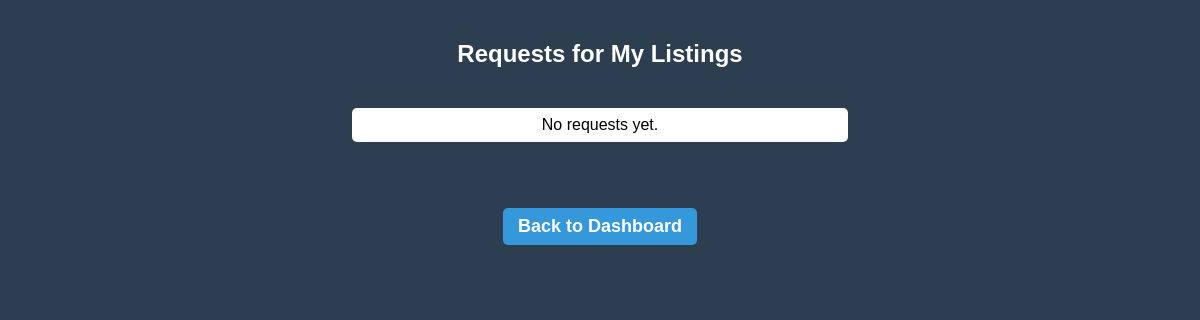
Page /my_listings (signed in) on the earlier database version.
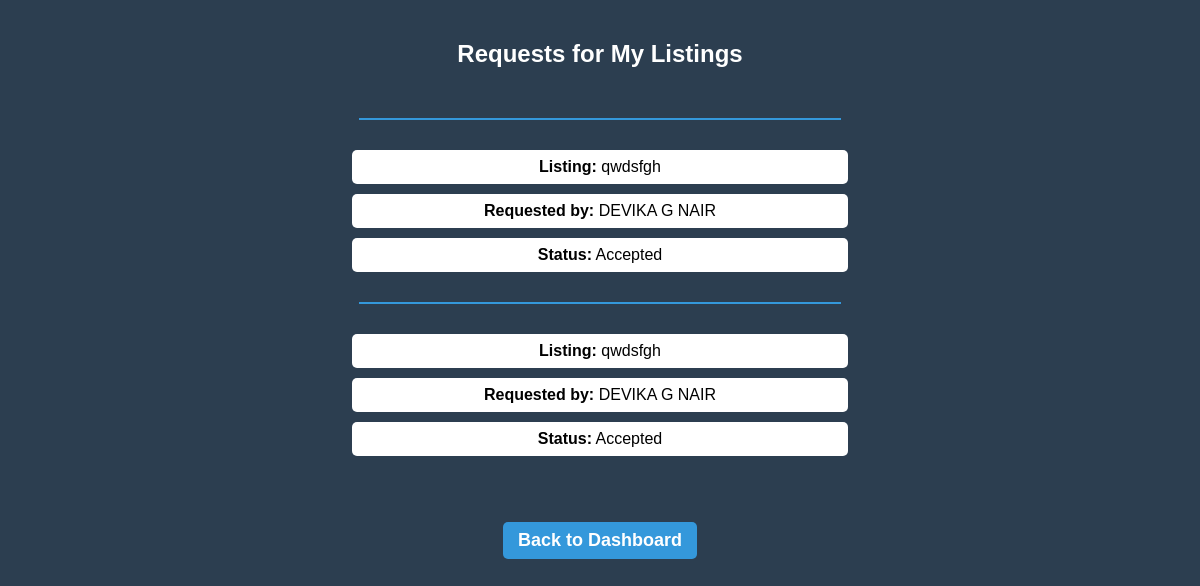
Same page on the later database version.
### tables this page shows
CREATE TABLE requests (
            id INTEGER PRIMARY KEY AUTOINCREMENT,
            listing_id INTEGER,
            requester_id INTEGER,
            start_date TEXT,
            end_date TEXT,
            status TEXT DEFAULT 'Pending',
            returned INTEGER DEFAULT 0
        );

CREATE TABLE listings (
            id INTEGER PRIMARY KEY AUTOINCREMENT,
            title TEXT,
            description TEXT,
            type TEXT,
            price INTEGER,
            owner_id INTEGER,
            available INTEGER DEFAULT 1,
            available_from TEXT,
            available_to TEXT
        );

CREATE TABLE users (
            id INTEGER PRIMARY KEY AUTOINCREMENT,
            username TEXT UNIQUE,
            password TEXT,
            credits INTEGER DEFAULT 10
        );

### app.py (the view)
@app.route("/my_listings")
def my_listings():
    if "user_id" not in session:
        return redirect("/login")
    conn = sqlite3.connect("database.db")
    c = conn.cursor()
    c.execute("""
    SELECT
        requests.id,
        listings.title,
        users.username,
        requests.status
    FROM requests
    JOIN listings ON requests.listing_id = listings.id
    JOIN users ON requests.requester_id = users.id
    WHERE listings.owner_id = ?
""", (session["user_id"],))
    requests_data = c.fetchall()
    conn.close()
    return render_template("my_listings.html",
                           requests=requests_data)

### templates/my_listings.html (shortened to what this page needs)
<!DOCTYPE html>
<html>
<head>
    <link rel="stylesheet" href="{{ url_for('static', filename='style.css') }}">
</head>
<body>
<h2>Requests for My Listings</h2>
{% if requests %}
    {% for req in requests %}
        <hr>
        <p><strong>Listing:</strong> {{ req[1] }}</p>
        <p><strong>Requested by:</strong> {{ req[2] }}</p>
        <p><strong>Status:</strong> {{ req[3] }}</p>
    {% endfor %}
{% else %}
    <p>No requests yet.</p>
{% endif %}
<br><br>
<a href="/dashboard">Back to Dashboard</a>
</body>
</html>

### static/style.css (style rules this page uses)
body { margin: 0; background-color: #2c3e50; font-family: Arial, sans-serif; }
a { display: block; margin: 15px 0; font-size: 18px; text-decoration: none; color: #f1f4f6; text-align: center; }
body { margin: 0; background-color: #2c3e50; font-family: Arial, sans-serif; text-align: center; }
h2 { color: white; padding: 20px; }
hr { width: 60%; margin: 30px auto; border: 1px solid #3498db; }
h3, p, form { width: 60%; margin: 10px auto; }
a { color: #3498db; font-weight: bold; text-decoration: none; }
p { width: 60%; margin: 10px auto; background: white; padding: 8px; border-radius: 5px; }
a { display: inline-block; margin: 10px 10px; padding: 8px 15px; background-color: #3498db; color: white; text-decoration: none; border-radius: 5px; }
hr { width: 35%; margin: 30px auto; border: 1px solid #3498db; }
p { width:35%; margin: 10px auto; background: white; padding: 8px; border-radius: 5px; }
a { display: inline-block; margin: 20px; padding: 8px 15px; background-color: #3498db; color: white; text-decoration: none; border-radius: 5px; }
body { margin: 0; background-color: #2c3e50; font-family:'Lucida Sans', 'Lucida Sans Regular', 'Lucida Grande', 'Lucida Sans Unicode', Geneva, Verdana, sans-serif; text-align: center; }
hr { width: 40%; margin: 30px auto; border: 1px solid #3498db; }
p { width: 40%; margin: 10px auto; background: white; padding: 8px; border-radius: 5px; }

Differences in the rows shown:
added requests: title "qwdsfgh", username "DEVIKA G NAIR", status "Accepted"
added requests: title "qwdsfgh", username "DEVIKA G NAIR", status "Accepted"
Other differences:
text no longer shown: "No requests yet."
